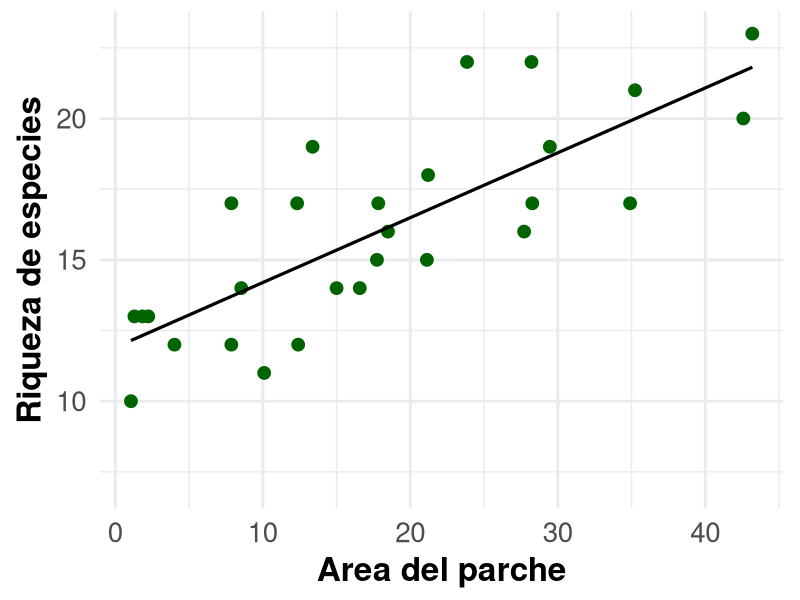
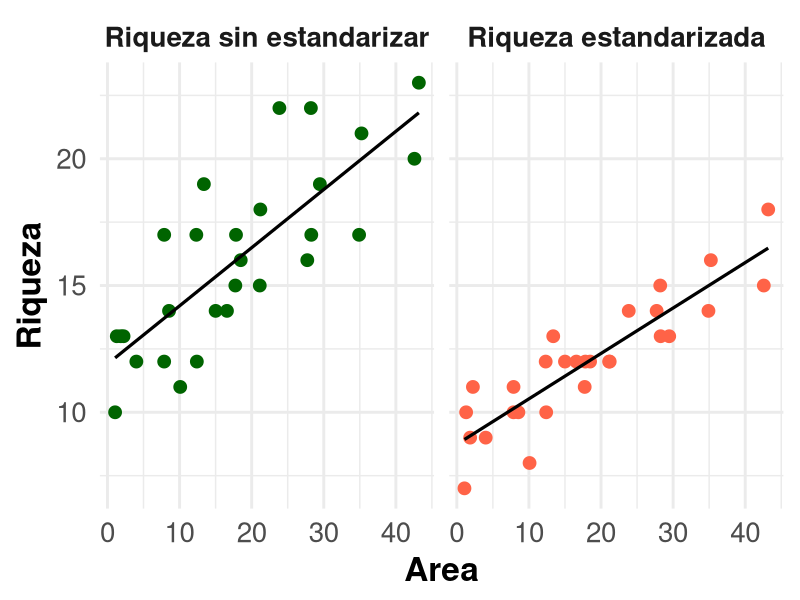
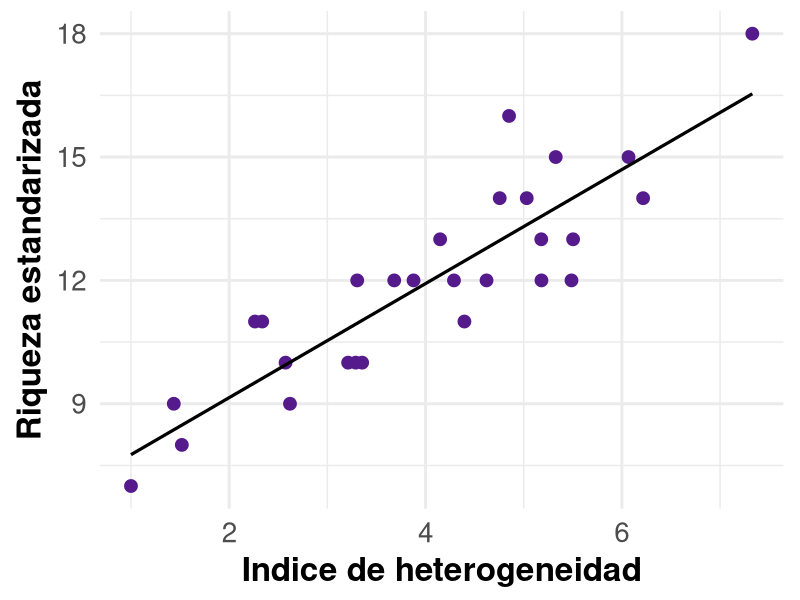
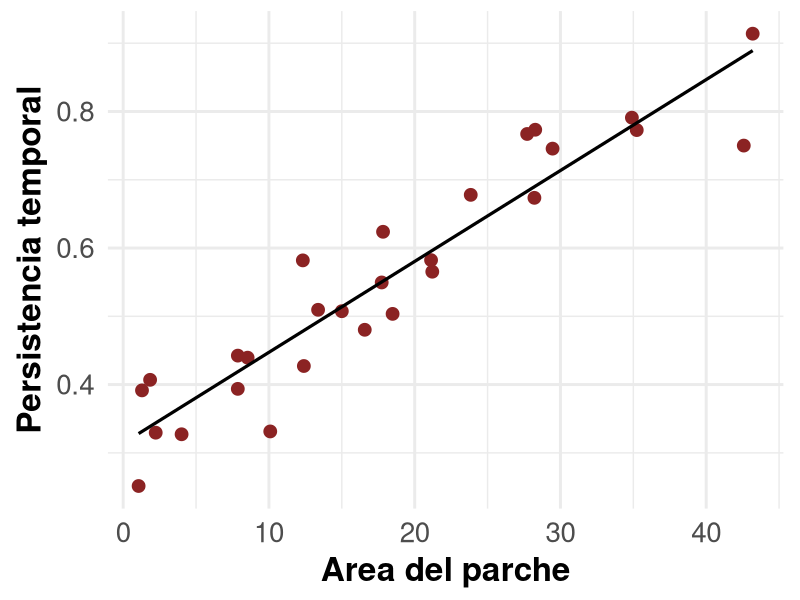
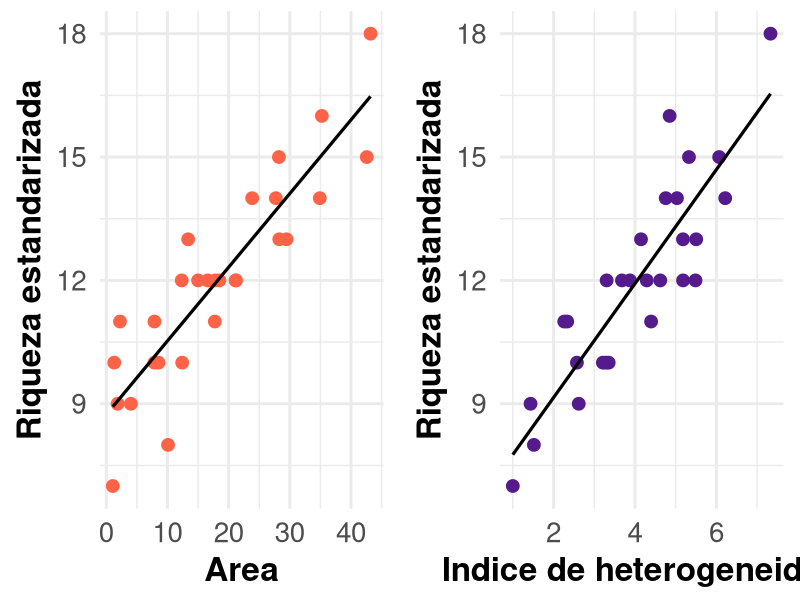
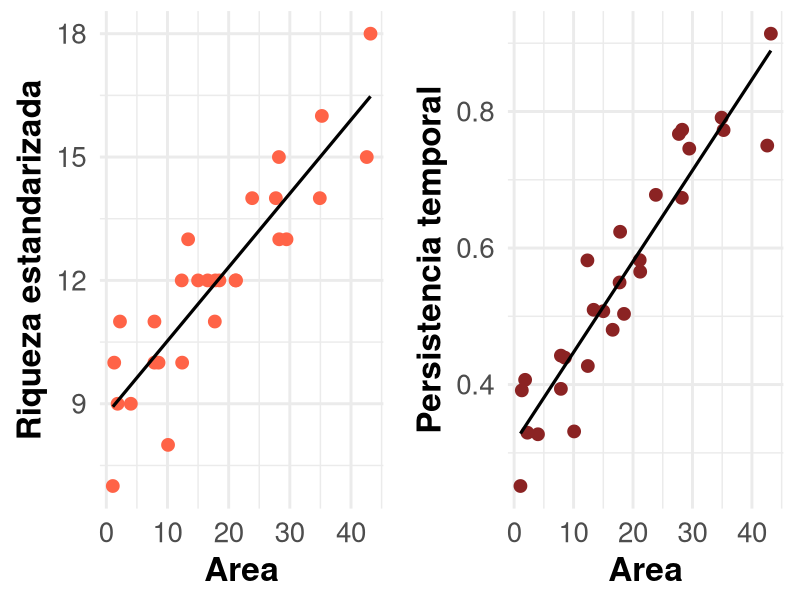
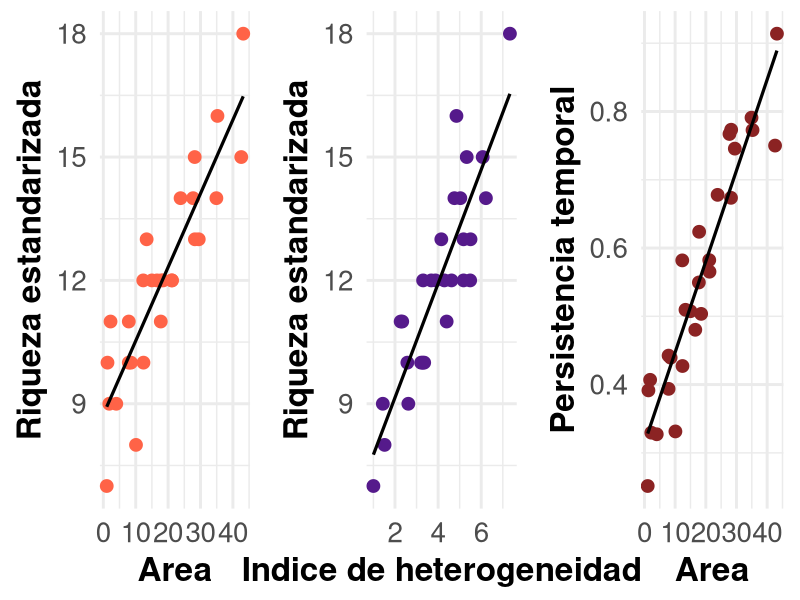
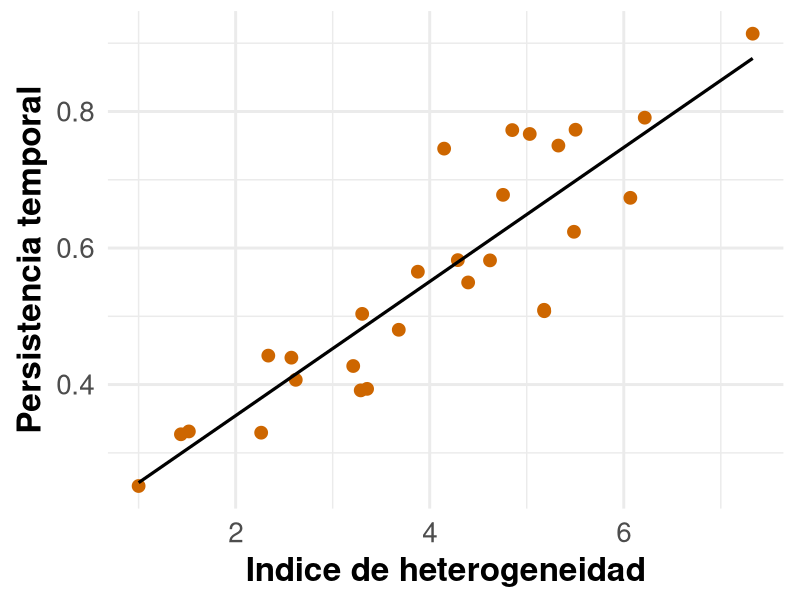

Reproduce these figures in R, in order.
## ---- chunk 1
library(ggplot2)

point_size <- 4.0
line_size <- 1.1

theme_eco <- theme_minimal(base_size = 22) +
  theme(
    axis.title = element_text(size = 24, face = "bold"),
    axis.text = element_text(size = 20),
    strip.text = element_text(size = 20, face = "bold"),
    legend.title = element_text(size = 20, face = "bold"),
    legend.text = element_text(size = 18),
    plot.margin = margin(8, 12, 8, 12)
  )

clamp01 <- function(x) pmin(1, pmax(0, x))

col_area_richness_raw <- "darkgreen"
col_area_richness_std <- "tomato"
col_heterogeneity_richness <- "purple4"
col_area_stability <- "brown4"
col_heterogeneity_stability <- "darkorange3"

set.seed(2026)
n_sites <- 28

df_sites <- data.frame(area = sort(runif(n_sites, 1, 50))) |>
  dplyr::mutate(
    heterogeneity = pmin(
      9,
      pmax(1, 1.8 + 0.11 * area + rnorm(n_sites, 0, 1.0))
    ),
    richness_std = pmax(
      1,
      round(7 + 0.10 * area + 0.85 * heterogeneity + rnorm(n_sites, 0, 1.0))
    ),
    richness_raw = pmax(
      1,
      round(richness_std + 2.5 + 0.08 * area + rnorm(n_sites, 0, 1.3))
    ),
    persistence = clamp01(
      0.25 + 0.009 * area + 0.035 * heterogeneity + rnorm(n_sites, 0, 0.04)
    )
  )

richness_limits <- range(c(df_sites$richness_raw, df_sites$richness_std))
richness_std_limits <- range(df_sites$richness_std)

draw_plot_row <- function(plot_list) {
  n_plots <- length(plot_list)
  grid::grid.newpage()
  grid::pushViewport(grid::viewport(layout = grid::grid.layout(1, n_plots)))

  for (i in seq_len(n_plots)) {
    print(
      plot_list[[i]],
      vp = grid::viewport(layout.pos.row = 1, layout.pos.col = i)
    )
  }
}
## ---- chunk 2
ggplot(df_sites, aes(x = area, y = richness_raw)) +
  geom_point(color = col_area_richness_raw, size = point_size) +
  geom_smooth(
    method = "lm",
    se = FALSE,
    color = "black",
    linewidth = line_size
  ) +
  coord_cartesian(ylim = richness_limits) +
  labs(x = "Area del parche", y = "Riqueza de especies") +
  theme_eco
## ---- chunk 3
df_a <- rbind(
  data.frame(
    area = df_sites$area,
    richness = df_sites$richness_raw,
    panel = "Riqueza sin estandarizar",
    col = col_area_richness_raw
  ),
  data.frame(
    area = df_sites$area,
    richness = df_sites$richness_std,
    panel = "Riqueza estandarizada",
    col = col_area_richness_std
  )
) |>
  dplyr::mutate(
    panel = factor(
      panel,
      levels = c("Riqueza sin estandarizar", "Riqueza estandarizada")
    )
  )

ggplot(df_a, aes(x = area, y = richness)) +
  geom_point(aes(color = panel), size = point_size) +
  geom_smooth(
    method = "lm",
    se = FALSE,
    color = "black",
    linewidth = line_size
  ) +
  facet_wrap(~panel, nrow = 1) +
  scale_color_manual(
    values = c(
      "Riqueza sin estandarizar" = col_area_richness_raw,
      "Riqueza estandarizada" = col_area_richness_std
    )
  ) +
  coord_cartesian(ylim = richness_limits) +
  labs(x = "Area", y = "Riqueza") +
  guides(color = "none") +
  theme_eco
## ---- chunk 4
ggplot(df_sites, aes(x = heterogeneity, y = richness_std)) +
  geom_point(color = col_heterogeneity_richness, size = point_size) +
  geom_smooth(
    method = "lm",
    se = FALSE,
    color = "black",
    linewidth = line_size
  ) +
  coord_cartesian(ylim = richness_std_limits) +
  labs(x = "Indice de heterogeneidad", y = "Riqueza estandarizada") +
  theme_eco
## ---- chunk 5
ggplot(df_sites, aes(x = area, y = persistence)) +
  geom_point(color = col_area_stability, size = point_size) +
  geom_smooth(
    method = "lm",
    se = FALSE,
    color = "black",
    linewidth = line_size
  ) +
  labs(x = "Area del parche", y = "Persistencia temporal") +
  theme_eco
## ---- chunk 6
p_area_rich <- ggplot(df_sites, aes(x = area, y = richness_std)) +
  geom_point(color = col_area_richness_std, size = point_size) +
  geom_smooth(
    method = "lm",
    se = FALSE,
    color = "black",
    linewidth = line_size
  ) +
  coord_cartesian(ylim = richness_std_limits) +
  labs(x = "Area", y = "Riqueza estandarizada") +
  theme_eco

p_het_rich <- ggplot(df_sites, aes(x = heterogeneity, y = richness_std)) +
  geom_point(color = col_heterogeneity_richness, size = point_size) +
  geom_smooth(
    method = "lm",
    se = FALSE,
    color = "black",
    linewidth = line_size
  ) +
  coord_cartesian(ylim = richness_std_limits) +
  labs(x = "Indice de heterogeneidad", y = "Riqueza estandarizada") +
  theme_eco

draw_plot_row(list(p_area_rich, p_het_rich))
## ---- chunk 7
p_area_persistence <- ggplot(df_sites, aes(x = area, y = persistence)) +
  geom_point(color = col_area_stability, size = point_size) +
  geom_smooth(
    method = "lm",
    se = FALSE,
    color = "black",
    linewidth = line_size
  ) +
  labs(x = "Area", y = "Persistencia temporal") +
  theme_eco

draw_plot_row(list(p_area_rich, p_area_persistence))
## ---- chunk 8
p_area_rich <- ggplot(df_sites, aes(x = area, y = richness_std)) +
  geom_point(color = col_area_richness_std, size = point_size) +
  geom_smooth(
    method = "lm",
    se = FALSE,
    color = "black",
    linewidth = line_size
  ) +
  coord_cartesian(ylim = richness_std_limits) +
  labs(x = "Area", y = "Riqueza estandarizada") +
  theme_eco

p_het_rich <- ggplot(df_sites, aes(x = heterogeneity, y = richness_std)) +
  geom_point(color = col_heterogeneity_richness, size = point_size) +
  geom_smooth(
    method = "lm",
    se = FALSE,
    color = "black",
    linewidth = line_size
  ) +
  coord_cartesian(ylim = richness_std_limits) +
  labs(x = "Indice de heterogeneidad", y = "Riqueza estandarizada") +
  theme_eco

draw_plot_row(list(p_area_rich, p_het_rich, p_area_persistence))
## ---- chunk 9
ggplot(df_sites, aes(x = heterogeneity, y = persistence)) +
  geom_point(color = col_heterogeneity_stability, size = point_size) +
  geom_smooth(
    method = "lm",
    se = FALSE,
    color = "black",
    linewidth = line_size
  ) +
  labs(x = "Indice de heterogeneidad", y = "Persistencia temporal") +
  theme_eco
## ---- chunk 10
set.seed(1234)

# Caso 1: mayor precision
het_precise <- runif(28, 1, 9)
rich_precise <- 9 + 1.1 * het_precise + rnorm(28, 0, 1.4)

# Caso 2: menor precision
het_imprecise <- runif(18, 1, 9)
rich_imprecise <- 9 + 0.9 * het_imprecise + rnorm(18, 0, 3.8)

m_high <- lm(rich_precise ~ het_precise)
m_low <- lm(rich_imprecise ~ het_imprecise)

ci_high <- confint(m_high)["het_precise", ]
ci_low <- confint(m_low)["het_imprecise", ]

lab_high <- sprintf(
  "Mayor precision\npendiente = %.2f (IC95%%: %.2f, %.2f)",
  coef(m_high)[2],
  ci_high[1],
  ci_high[2]
)
lab_low <- sprintf(
  "Menor precision\npendiente = %.2f (IC95%%: %.2f, %.2f)",
  coef(m_low)[2],
  ci_low[1],
  ci_low[2]
)

df_unc <- rbind(
  data.frame(
    heterogeneity = het_precise,
    richness = rich_precise,
    panel = lab_high
  ),
  data.frame(
    heterogeneity = het_imprecise,
    richness = rich_imprecise,
    panel = lab_low
  )
)

p <- ggplot(df_unc, aes(x = heterogeneity, y = richness)) +
  geom_point(color = "purple4", size = point_size) +
  geom_smooth(
    method = "lm",
    se = TRUE,
    color = "black",
    fill = "grey70",
    linewidth = line_size
  ) +
  facet_wrap(~panel, nrow = 1) +
  labs(x = "Indice de heterogeneidad", y = "Riqueza de especies") +
  theme_eco
p
## ---- chunk 11
p
